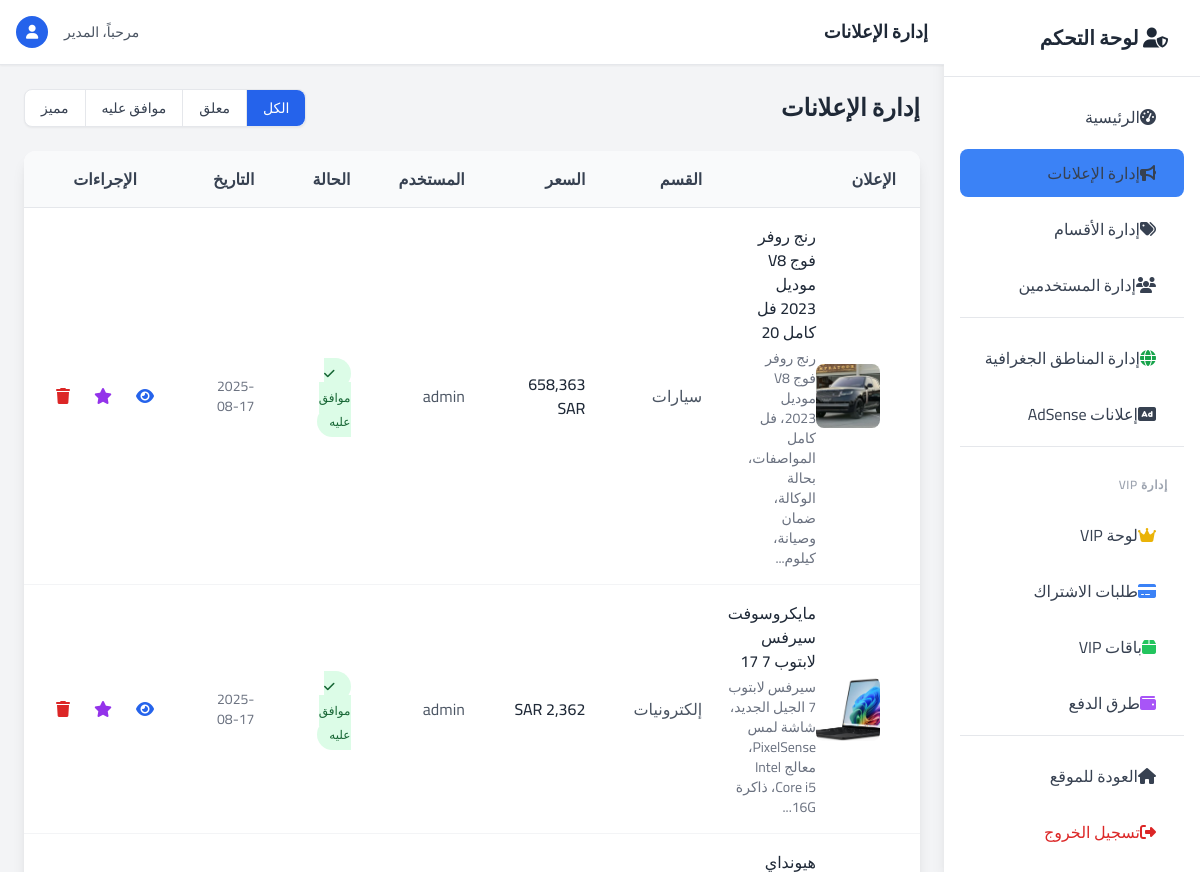
Screenshot of /admin/ads (signed in) with the database file from the repository.
### models.py (models this page shows, shortened)
class Ad(db.Model):
    id = db.Column(db.String(36), primary_key=True, default=lambda: str(uuid.uuid4()))
    title = db.Column(db.String(100), nullable=False)
    description = db.Column(db.Text, nullable=False)
    price = db.Column(db.Numeric(10, 2), nullable=False)
    currency = db.Column(db.String(3), default='SAR')
    images = db.Column(db.JSON, default=list)
    user_id = db.Column(db.String(36), db.ForeignKey('user.id'), nullable=False)
    category_id = db.Column(db.String(36), db.ForeignKey('category.id'), nullable=False)
    country_id = db.Column(db.String(36), db.ForeignKey('country.id'), nullable=False)
    state_id = db.Column(db.String(36), db.ForeignKey('state.id'))
    city_id = db.Column(db.String(36), db.ForeignKey('city.id'))
    store_id = db.Column(db.String(36), db.ForeignKey('merchant_store.id'))
    contact_phone = db.Column(db.String(20))  # Making phone optional
    contact_email = db.Column(db.String(120))
    is_featured = db.Column(db.Boolean, default=False)
    is_approved = db.Column(db.Boolean, default=True)
    is_active = db.Column(db.Boolean, default=True)
    views_count = db.Column(db.Integer, default=0)
    created_at = db.Column(db.DateTime, default=datetime.utcnow)
    updated_at = db.Column(db.DateTime, default=datetime.utcnow, onupdate=datetime.utcnow)
    user = db.relationship('User', backref='ads')
    category = db.relationship('Category', backref='ads')
    country = db.relationship('Country', backref='ads')
    state = db.relationship('State', backref='ads')
    city = db.relationship('City', backref='ads')

class Category(db.Model):
    id = db.Column(db.String(36), primary_key=True, default=lambda: str(uuid.uuid4()))
    name = db.Column(db.String(100), nullable=False)
    name_en = db.Column(db.String(100))
    description = db.Column(db.Text)
    slug = db.Column(db.String(50), unique=True)
    parent_id = db.Column(db.String(36), db.ForeignKey('category.id'))
    icon = db.Column(db.String(50))
    color = db.Column(db.String(7))
    display_order = db.Column(db.Integer, default=0)
    is_active = db.Column(db.Boolean, default=True)
    created_at = db.Column(db.DateTime, default=datetime.utcnow)
    updated_at = db.Column(db.DateTime, default=datetime.utcnow, onupdate=datetime.utcnow)
    children = db.relationship('Category', backref=db.backref('parent', remote_side=[id]))

class User(db.Model, UserMixin):
    id = db.Column(db.String(36), primary_key=True, default=lambda: str(uuid.uuid4()))
    username = db.Column(db.String(80), unique=True, nullable=False)
    email = db.Column(db.String(120), unique=True, nullable=False)
    password_hash = db.Column(db.String(128))
    phone = db.Column(db.String(20))
    is_active = db.Column(db.Boolean, default=True)
    is_admin = db.Column(db.Boolean, default=False)
    is_vip = db.Column(db.Boolean, default=False)
    created_at = db.Column(db.DateTime, default=datetime.utcnow)
    last_login = db.Column(db.DateTime)
    store = db.relationship('MerchantStore', backref='owner', uselist=False)

### app.py (the view)
@app.route('/admin/ads')
@admin_required
def admin_ads():
    page = request.args.get('page', 1, type=int)
    status = request.args.get('status', 'all')
    query = Ad.query
    if status == 'pending':
        query = query.filter_by(is_approved=False)
    elif status == 'approved':
        query = query.filter_by(is_approved=True)
    elif status == 'featured':
        query = query.filter_by(is_featured=True)
    ads = query.order_by(Ad.created_at.desc()).paginate(
        page=page, per_page=20, error_out=False)
    return render_template('admin/ads.html', ads=ads, status=status)

### app.py (called while the page is built)
def get_site_setting(key, default=None):
    setting = SiteSetting.query.filter_by(key=key).first()
    return setting.value if setting else default

@app.context_processor
def inject_settings():
    return {
        'show_vip_section': get_site_setting('show_vip_section', 'true') == 'true'
    }

def admin_required(f):
    @wraps(f)
    def decorated_function(*args, **kwargs):
        if 'admin_id' not in session:
            next_url = request.url if request.method == 'GET' else None
            return redirect(url_for('admin_login', next=next_url))
        user = User.query.get(session['admin_id'])
        if not user or not user.is_admin:
            session.clear()  # تنظيف بيانات الجلسة
            flash('غير مصرح لك بالوصول إلى لوحة التحكم', 'error')
            return redirect(url_for('admin_login'))
        session.permanent = True
        return f(*args, **kwargs)
    return decorated_function

### templates/admin/ads.html (shortened to what this page needs)
{% extends "admin/base.html" %}
{% block page_title %}إدارة الإعلانات{% endblock %}
{% block content %}
<div class="mb-6">
    <div class="flex items-center justify-between">
        <h1 class="text-2xl font-bold text-gray-800">إدارة الإعلانات</h1>
        <div class="flex items-center space-x-4 rtl:space-x-reverse">
            <div class="flex bg-white rounded-lg shadow-sm border border-gray-200">
                <a href="{{ url_for('admin_ads', status='all') }}"
                   class="px-4 py-2 text-sm font-medium {% if status == 'all' %}bg-blue-600 text-white{% else %}text-gray-700 hover:bg-gray-50{% endif %} rounded-r-lg">
                    الكل
                </a>
                <a href="{{ url_for('admin_ads', status='pending') }}"
                   class="px-4 py-2 text-sm font-medium {% if status == 'pending' %}bg-yellow-600 text-white{% else %}text-gray-700 hover:bg-gray-50{% endif %} border-r border-gray-200">
                    معلق
                </a>
                <a href="{{ url_for('admin_ads', status='approved') }}"
                   class="px-4 py-2 text-sm font-medium {% if status == 'approved' %}bg-green-600 text-white{% else %}text-gray-700 hover:bg-gray-50{% endif %} border-r border-gray-200">
                    موافق عليه
                </a>
                <a href="{{ url_for('admin_ads', status='featured') }}"
                   class="px-4 py-2 text-sm font-medium {% if status == 'featured' %}bg-purple-600 text-white{% else %}text-gray-700 hover:bg-gray-50{% endif %} rounded-l-lg border-r border-gray-200">
                    مميز
                </a>
            </div>
        </div>
    </div>
</div>
<div class="bg-white rounded-xl shadow-lg overflow-hidden">
    {% if ads.items %}
    <div class="overflow-x-auto">
        <table class="w-full">
            <thead class="bg-gray-50 border-b border-gray-200">
                <tr>
                    <th class="text-right py-4 px-6 font-semibold text-gray-700">الإعلان</th>
                    <th class="text-right py-4 px-6 font-semibold text-gray-700">القسم</th>
                    <th class="text-right py-4 px-6 font-semibold text-gray-700">السعر</th>
                    <th class="text-right py-4 px-6 font-semibold text-gray-700">المستخدم</th>
                    <th class="text-right py-4 px-6 font-semibold text-gray-700">الحالة</th>
                    <th class="text-right py-4 px-6 font-semibold text-gray-700">التاريخ</th>
                    <th class="text-center py-4 px-6 font-semibold text-gray-700">الإجراءات</th>
                </tr>
            </thead>
            <tbody>
                {% for ad in ads.items %}
                <tr class="border-b border-gray-100 hover:bg-gray-50">
                    <td class="py-4 px-6">
                        <div class="flex items-center">
                            {% if ad.images and ad.images|length > 0 %}
                            <img src="/static/uploads/{{ ad.images[0] }}" alt="{{ ad.title }}"
                                 class="w-16 h-16 object-cover rounded-lg mr-4">
                            {% else %}
                            <div class="w-16 h-16 bg-gray-200 rounded-lg flex items-center justify-center mr-4">
                                <i class="fas fa-image text-gray-400"></i>
                            </div>
                            {% endif %}
                            <div>
                                <h3 class="font-medium text-gray-800 mb-1">{{ ad.title[:60] }}{% if ad.title|length > 60 %}...{% endif %}</h3>
                                <p class="text-sm text-gray-500">{{ ad.description[:80] }}{% if ad.description|length > 80 %}...{% endif %}</p>
                            </div>
                        </div>
                    </td>
                    <td class="py-4 px-6 text-gray-600">{{ ad.category.name }}</td>
                    <td class="py-4 px-6 font-medium text-gray-800">{{ "{:,.0f}".format(ad.price) }} {{ ad.currency }}</td>
                    <td class="py-4 px-6 text-gray-600">{{ ad.user.username }}</td>
                    <td class="py-4 px-6">
                        {% if ad.is_approved %}
                            {% if ad.is_featured %}
                                <span class="bg-purple-100 text-purple-800 text-xs px-3 py-1 rounded-full font-medium">
                                    <i class="fas fa-star mr-1"></i>مميز
                                </span>
                            {% else %}
                                <span class="bg-green-100 text-green-800 text-xs px-3 py-1 rounded-full font-medium">
                                    <i class="fas fa-check mr-1"></i>موافق عليه
                                </span>
                            {% endif %}
                        {% else %}
                            <span class="bg-yellow-100 text-yellow-800 text-xs px-3 py-1 rounded-full font-medium">
                                <i class="fas fa-clock mr-1"></i>معلق
                            </span>
                        {% endif %}
                    </td>
                    <td class="py-4 px-6 text-gray-500 text-sm">{{ ad.created_at.strftime('%Y-%m-%d') }}</td>
                    <td class="py-4 px-6">
                        <div class="flex items-center justify-center space-x-2 rtl:space-x-reverse">
                            <a href="/ad/{{ ad.id }}" target="_blank"
                               class="p-2 text-blue-600 hover:bg-blue-50 rounded-lg transition-colors"
                               title="عرض الإعلان">
                                <i class="fas fa-eye"></i>
                            </a>
                            <form method="POST" action="{{ url_for('feature_ad', ad_id=ad.id) }}" class="inline">
                                <button type="submit"
                                        class="p-2 {% if ad.is_featured %}text-yellow-600 hover:bg-yellow-50{% else %}text-purple-600 hover:bg-purple-50{% endif %} rounded-lg transition-colors"
                                        title="{% if ad.is_featured %}إزالة التمييز{% else %}تمييز الإعلان{% endif %}">
                                    <i class="fas fa-star"></i>
                                </button>
                            </form>
                            <form method="POST" action="{{ url_for('delete_ad', ad_id=ad.id) }}" class="inline">
                                <button type="submit"
                                        class="p-2 text-red-600 hover:bg-red-50 rounded-lg transition-colors"
                                        title="حذف الإعلان"
                                        onclick="return confirm('هل أنت متأكد من حذف هذا الإعلان؟ لا يمكن التراجع عن هذا الإجراء.')">
                                    <i class="fas fa-trash"></i>
                                </button>
                            </form>
                        </div>
                    </td>
                </tr>
                {% endfor %}
            </tbody>
        </table>
    </div>
    {% else %}
    <div class="text-center py-12">
        <i class="fas fa-inbox text-6xl text-gray-300 mb-4"></i>
        <h3 class="text-xl font-semibold text-gray-600 mb-2">لا توجد إعلانات</h3>
        <p class="text-gray-500">لم يتم العثور على إعلانات مطابقة للفلتر المحدد</p>
    </div>
    {% endif %}
</div>
{% endblock %}

### templates/admin/base.html (style rules this page uses)
* { font-family: "Cairo", sans-serif; }

### rows the page displays
Ad: shows a picture, title "رنج روفر فوج V8 موديل 2023 فل كامل 20", description "رنج روفر فوج V8 موديل 2023، فل كامل المواصفات، بحالة الوكالة، ضمان وصيانة، كيلوم", category.name "سيارات", price "658,363", currency "SAR", user.username "admin", is_approved True (drawn), created_at "2025-08-17"
Ad: shows a picture, title "مايكروسوفت سيرفس لابتوب 7 17", description "سيرفس لابتوب 7 الجيل الجديد، شاشة لمس PixelSense، معالج Intel Core i5، ذاكرة 16G", category.name "إلكترونيات", currency "SAR", user.username "admin", is_approved True (drawn), created_at "2025-08-17"
